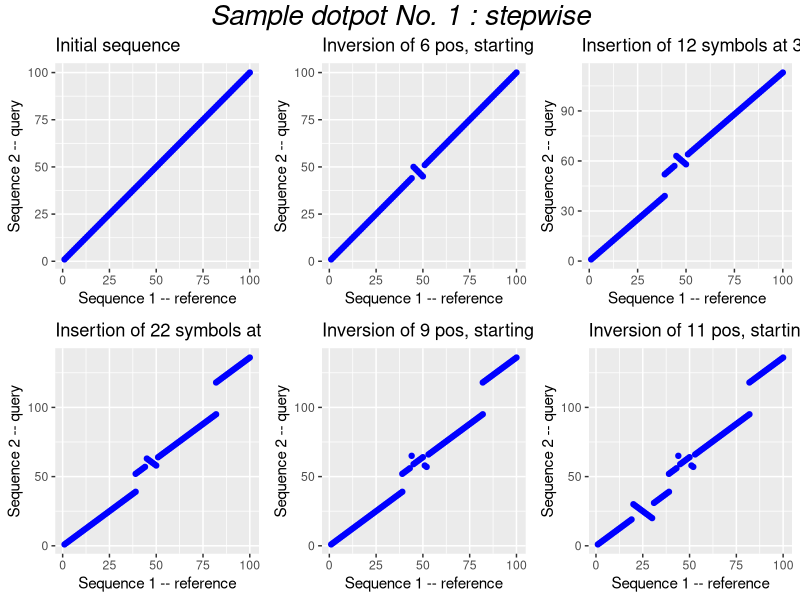
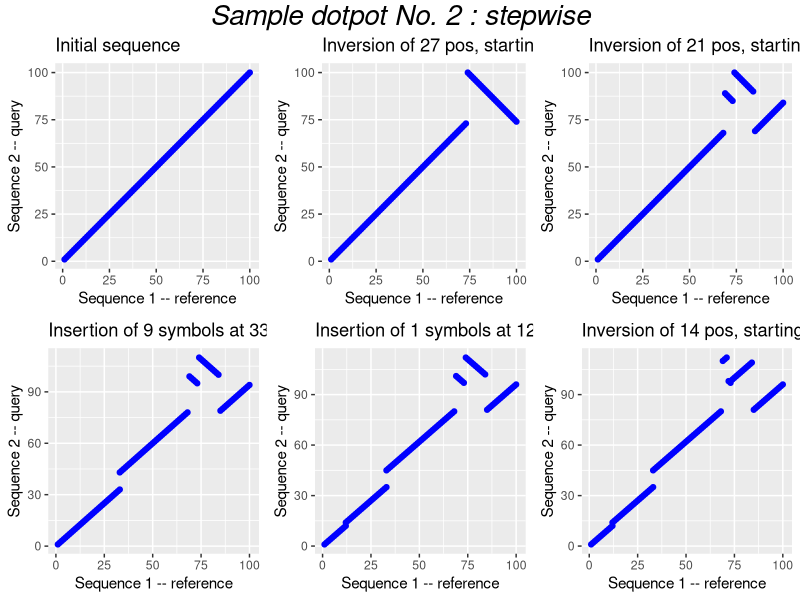

These figures' R source, in order:
library(ggplot2)
library(gridExtra)
library(grid)

#################################################
## Auxiliary functions
################################################# 

## Allowed distortion functions
insertion <- function(sequence, where, what)
    ## INPUT:
    ## sequence = vector of elements
    ## where = after which position to insert; indexing starts from ONE
    ## what = what to insert
    ## OUTPUT:
    ## a list of 2 elements: {text-description(character), new-sequence}
    ## NOTES:
    ## if =where= <= 0 then the inversion is assumed to start from the first block
{
    if(where>0){
        sequence <- c(sequence[1:where],what,sequence[where:length(sequence)]);
    }else{
        sequence <- c(what,sequence);        
    }

    return(list(paste("Insertion of",length(what),"symbols at",where),sequence));

}

inversion <- function(sequence, where, howLong)
    ## sequence = vector of elements
    ## where = invert starting from which position; indexing starts from ONE
    ## howLogn = inversion length
{

    ## ensure we won't go further than the right side
    where = min(where,length(sequence)); 
    howLong = min(howLong, length(sequence) - where+1);
    
    sequence[where:(where+howLong-1)] <- rev(sequence[where:(where+howLong-1)]);
    return(list(paste("Inversion of", howLong,"pos, starting from",where),sequence));
}


## Plotting function
drawDotplot <- function(s_reference,s_query)
{

    points_to_draw = lapply(1:length(s_reference),function(s){
        Ys = which(s_reference[s]==s_query)
        Xs = rep(s,times=length(Ys))
        cbind(Xs,Ys)
    });

    ggplot(do.call(rbind.data.frame, points_to_draw),
           aes(x=Xs,y=Ys)) +
        geom_point(color="blue")+
        xlab("Sequence 1 -- reference")+
        ylab("Sequence 2 -- query")
}

################################################# 
## Client block
################################################# 

################################################# 
## basic constants
    
seqLength <- 100; # length of the sequences to be compared
maxDepth <- 5; # maximum number of the events to be applied to the sequence
numExamples <- 2; # number of files to generate
numEvents <- 5;

distLength <- round(seqLength/2);
## distortion probabilities (conditional on that some event occurs)
insertionProb = 0.5;
inverstionProb = 1-insertionProb;


seq1 = paste("block",as.character(1:seqLength),sep="_"); ## initialize the ``sequence''


for (ex in 1:numExamples)
{
    s = list();
    plots = list();
    seq = seq1;

    s[[1]] = list("Initial sequence",seq);
    plots[[1]] = drawDotplot(seq1,seq)+ggtitle(s[[1]][[1]]);
    
    for (event in 1:numEvents)
    {
        ## generate where and howLong
        rndPosition = round(runif(1,1,seqLength)); # random distortion position (uniformely distributed)
        rndDistLength = round(runif(1,1,distLength)); # random distortion length (also uniform)
        
        if(runif(1,0,1)<=insertionProb){
            s[[event+1]] = insertion(seq,rndPosition,rep(seqLength*1.1,times=rndDistLength));
        }else{
            s[[event+1]] = inversion(seq,rndPosition,rndDistLength);

        }
       
        seq = s[[event+1]][[2]];
        plots[[event+1]] = drawDotplot(seq1,seq)+
            ggtitle(s[[event+1]][[1]]);
    }

    ## save sample (final) dotplot
    drawDotplot(seq1,seq)+
        ggtitle(paste("Sample (final) dotplot No.",ex));

    ## save solution
    png(paste("./Sample",ex,sep="_"),width=19.3,height=10.9,units="in",res=300);
    grid.arrange(grobs=plots, top=textGrob(paste("Sample dotpot No.",ex,": stepwise"),gp=gpar(fontsize=20,font=3)),ncol=3);
    dev.off();
    
}

## generate events

## make answers

### add step-wise-answers

